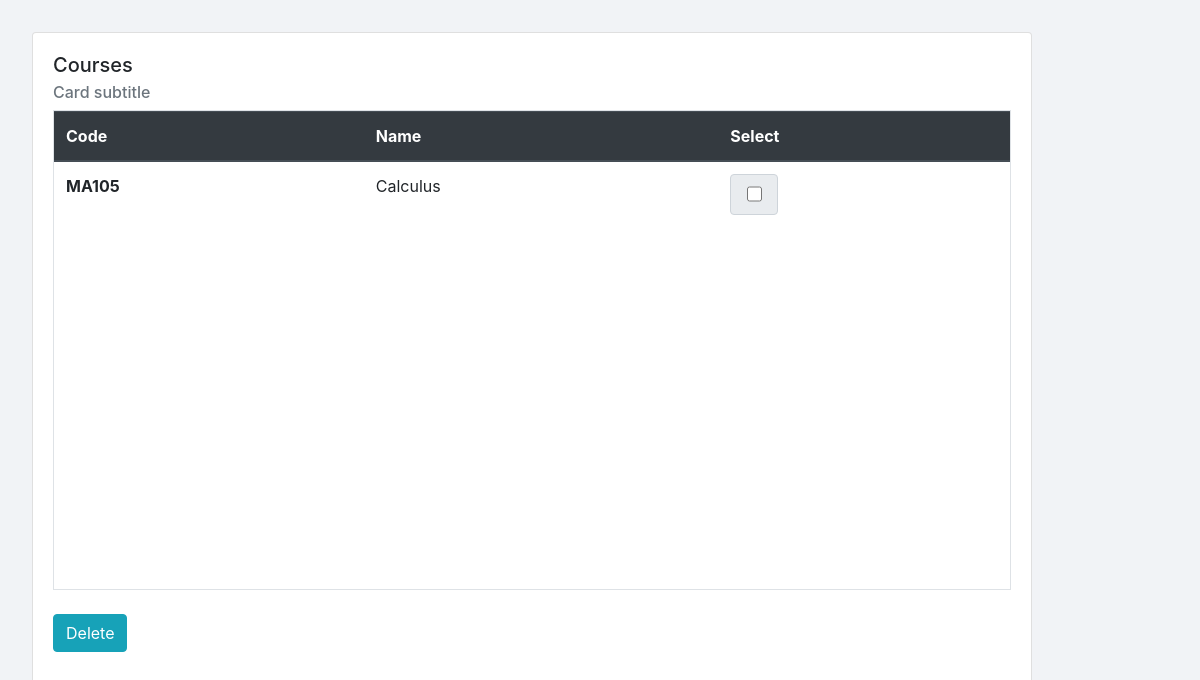
The app's page /data/courses, older data.
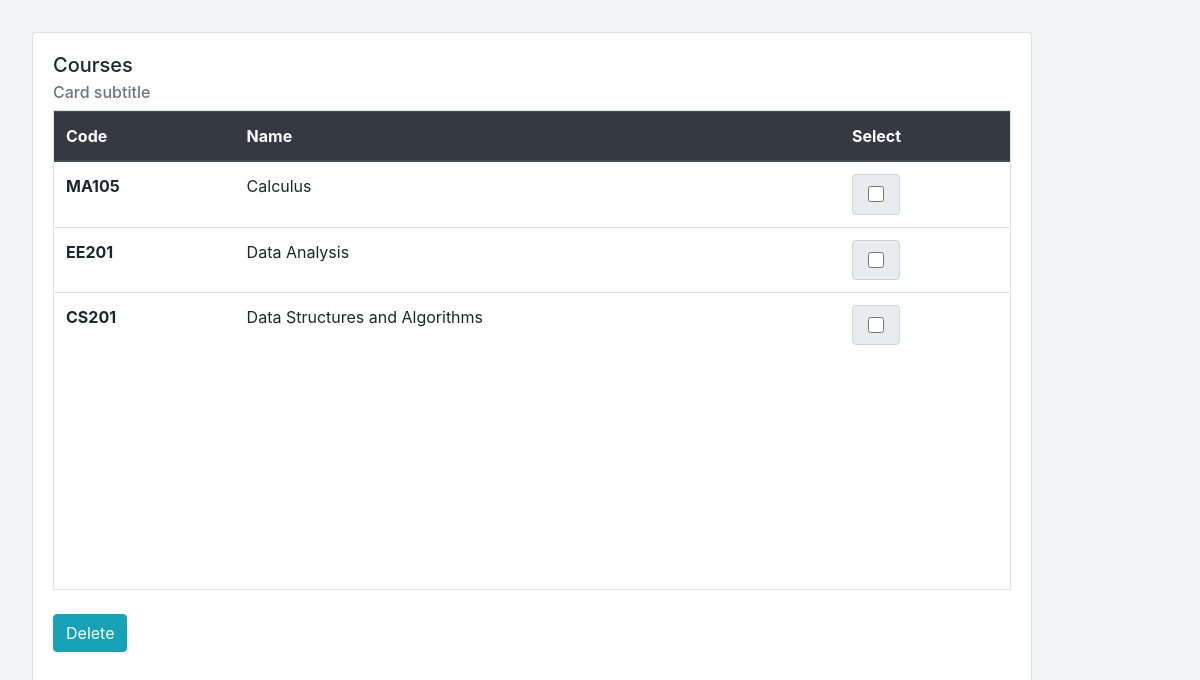
The same page, newer data.
### attendance/models.py (models this page shows, shortened)
class Course(models.Model):
	people = models.ManyToManyField(User, blank = True)
	code = models.CharField(max_length=6, default='code')
	name = models.CharField(max_length=100, default='Course Name')
	next_class = models.DateTimeField(blank=True, default = timezone.now)
	being_held = models.BooleanField(default = False)
	classes_held = models.IntegerField(default = 0)
	class Meta:
		ordering = ['name']

### attendance/views.py (the view)
# urls.py: path('data/courses', views.courseList, name='course-list'),
def courseList(request):
	if request.method == 'POST':
		if 'todelete' in request.POST:
			courses = list(map(int, request.POST.getlist('todelete')))
			Course.objects.filter(pk__in = courses).delete()
			messages.success(request, 'Courses deleted successfully')
	context = {
		'courses': Course.objects.all()
	}
	context['heading'] = "Courses"
	return render(request, 'attendance/course_list.html', context)

### attendance/templates/attendance/course_list.html (shortened to what this page needs)
{% extends "user/base.html" %}
{% load static %}
{% load crispy_forms_tags %}
{% block content %}
<div class="card">
  <div class="card-body">
    <h5 class="card-title">
    	{{ heading }}
    </h5>
    <h6 class="card-subtitle mb-2 text-muted">Card subtitle</h6>
    <form  style="height: 80vh" method="POST" onsubmit="return confirm('Are you sure you want to delete these courses?')">
    <div class="scrollbox mb-4 border">
    <table class="table">
	  <thead class="thead-dark">
	    <tr>
	      <th scope="col">Code</th>
	      <th scope="col">Name</th>
	      <th scope="col">Select</th>
	    </tr>
	  </thead>
	  <tbody>
	  	{% for course in courses %}
	    <tr>
	      <th scope="row">{{course.code}}</th>
	      <td>{{course.name}}</td>
	      <td>
	      	<div class="input-group-text" style="width: 3rem;">
		      <input type="checkbox" name="todelete" style="margin:0.2rem; width: 1.25rem; height: 1.25rem" value = '{{course.id}}'>
		    </div>
		  </td>
	    </tr>
	    {% endfor %}
	  </tbody>
	</table>
	</div>
	<button class="btn btn-info">Delete</button>
	</form>
  </div>
</div>
{% endblock %}

Row changes from the older to the newer data that the page shows:
added Course: code "EE201", name "Data Analysis"
added Course: code "CS201", name "Data Structures and Algorithms"
